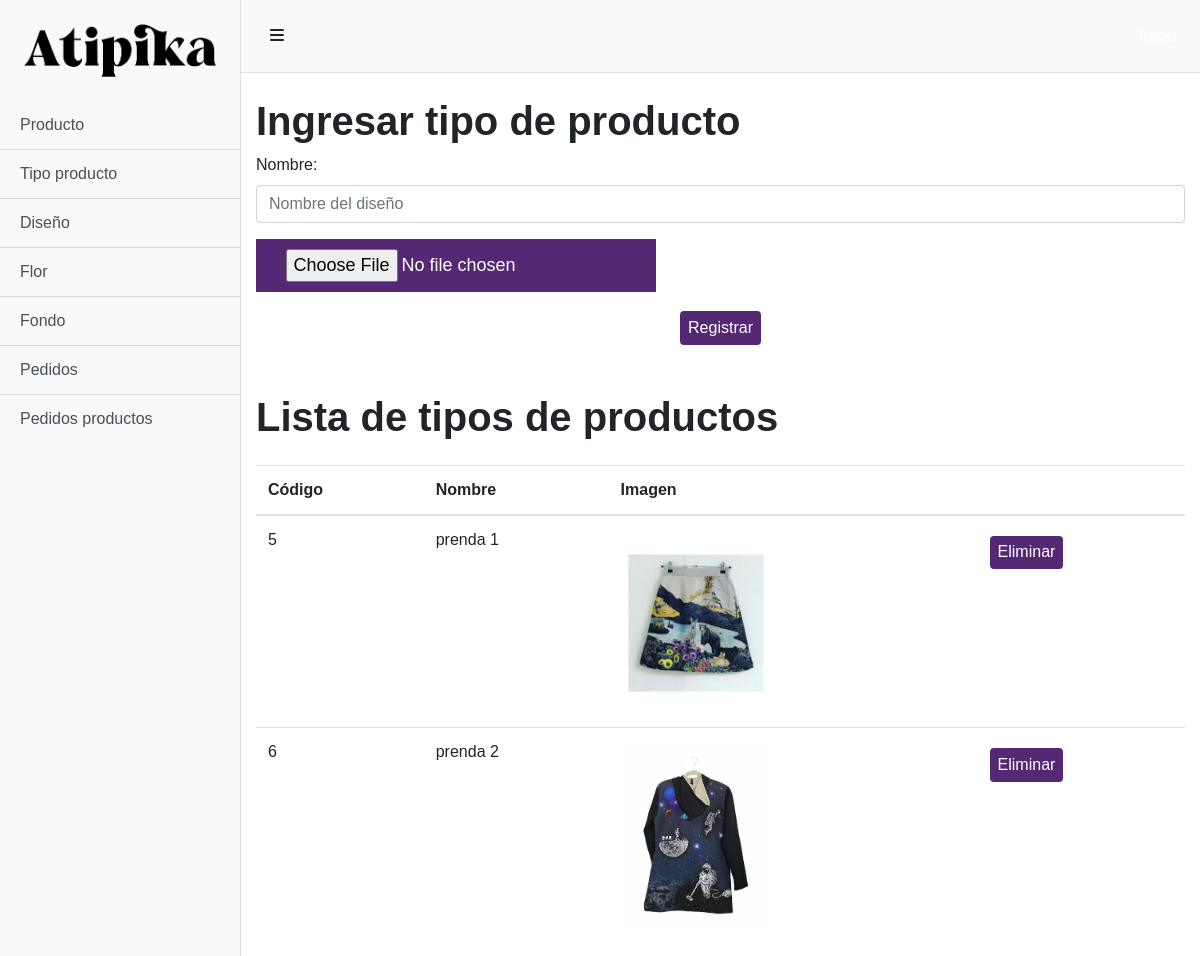
The page /admin/tipo_producto.php (signed in) on the database its author committed.
### tables this page shows
CREATE TABLE `tblproducto` (
  `cod_producto` int(11) NOT NULL,
  `nombre` varchar(50) NOT NULL,
  `imagen` varchar(200) NOT NULL
);

### conexion.php (called while the page is built, shortened)
<?php
$urlimagen="http://localhost/GIT/atipika/images/";
?>

### admin/tipo_producto.php (the view, shortened to what this page needs)
<?php
include '../conexion.php';
?>
<!DOCTYPE html>
<html lang="es">
    <head>
        <link rel="stylesheet" href="https://cdn.jsdelivr.net/npm/bootstrap@4.5.3/dist/css/bootstrap.min.css">
        <link href="simple-sidebar.css" rel="stylesheet">
        <link href="../css/estilo.css" rel="stylesheet">
    </head>
    <body>
        <div class="d-flex" id="wrapper">
            <div class="bg-light border-right" id="sidebar-wrapper">
                <div class="list-group list-group-flush">
                <div class="p-4"><a href="../index.php"><img src="../img/logo-01.png"></a>
                </div>
                    <a href="producto.php" class="list-group-item list-group-item-action bg-light">Producto</a>
                    <a href="tipo_producto.php" class="list-group-item list-group-item-action bg-light">Tipo producto</a>
                    <a href="diseño.php" class="list-group-item list-group-item-action bg-light">Diseño</a>
                    <a href="flor.php" class="list-group-item list-group-item-action bg-light">Flor</a>
                    <a href="fondo.php" class="list-group-item list-group-item-action bg-light">Fondo</a>
                    <a href="pedidos.php" class="list-group-item list-group-item-action bg-light">Pedidos</a>
                    <a href="pedidos_diseno_hecho.php" class="list-group-item list-group-item-action bg-light">Pedidos productos</a>
                </div>
            </div>
            <div id="page-content-wrapper">
                <nav class="navbar navbar-expand-lg navbar-light bg-light border-bottom">
                <button class="btn btn-admin toggled" id="menu-toggle"><i class="fas fa-bars"></i></button>
                    <div class="collapse navbar-collapse" id="navbarSupportedContent">
                        <ul class="navbar-nav ml-auto mt-2 mt-lg-0">
                            <li class="nav-item">
                                <a class="nav-link" href="../index.php">Inicio
                                    <span class="sr-only">(current)</span></a>
                            </li>
                        </ul>
                    </div>
                </nav>
            <div class="container-fluid">
                    <h1 class="mt-4">Ingresar tipo de producto</h1>
                    <form action="controlador/ingresar_tproducto.php" name="add_form" method="POST" enctype="multipart/form-data">
                        <div class="form-group">
                            <label>Nombre:</label>
                                <input type="text" id="pregunta" name="nombre" class="form-control" placeholder="Nombre del diseño" required>
                        </div>
                        <div class="form-group">
                                <div class="custom-input-file col-md-6 col-sm-6 col-xs-6">
                                <input type="file" name ="img1" id="fichero-tarifas" class="input-file" required>
                                </div>
                                <br><br>
                        </div>
                        <div class="form-group text-center mb-5">
                            <button type="submit" class="btn btn-color">Registrar</button>
                        </div>
                    </form>
            </div>
            <div class="container-fluid">
                <h1 class="mt-4">Lista de tipos de productos</h1>
                <div class="mt-4">
                    <table class="table table-hover">
                        <thead class="thead">
                            <th>Código</th>
                            <th>Nombre</th>
                            <th>Imagen</th>
                            <th></th>
                        </thead>
                        <?php
                        $sel = $conn ->query("SELECT * FROM tblproducto");
                        while ($fila = $sel -> fetch_assoc()) {
                        ?>
                        <tr>
                            <td><?php echo $fila['cod_producto'] ?></td>
                            <td><?php echo $fila['nombre'] ?></td>
                            <td><img src="<?php echo $urlimagen.$fila['imagen'];?>" width="150px"></td>
                            <?php
                            if ($fila['cod_producto']==1){
                                ?>
                                <td><a href="#" onclick="preguntar(<?php echo $fila['cod_producto']?>)"><button class="btn btn-color" disabled>Eliminar</button></a></td>
                            <?php
                            }else{
                            ?>
                            <td><a href="#" onclick="preguntar(<?php echo $fila['cod_producto']?>)"><button class="btn btn-color">Eliminar</button></a></td>
                            <?php
                            }
                            ?>
                        </tr>
                        <?php } ?>
                    </table>
                </div>
            </div>
        </div>
    </body>
</html>

### admin/simple-sidebar.css (style rules this page uses)
.custom-input-file { background-color: #552873; color: #fff; cursor: pointer; font-size: 18px; font-weight: bold; min-height: 15px; float: left; padding: 10px; text-align: center; width: 400px; }
#wrapper { overflow-x: hidden; }
#sidebar-wrapper { min-height: 100vh; margin-left: -15rem; -webkit-transition: margin .25s ease-out; -moz-transition: margin .25s ease-out; -o-transition: margin .25s ease-out; transition: margin .25s ease-out; }
#sidebar-wrapper .list-group { width: 15rem; }
#page-content-wrapper { min-width: 100vw; }
@media (min-width: 768px) { #sidebar-wrapper { margin-left: 0; } }
@media (min-width: 768px) { #page-content-wrapper { min-width: 0; width: 100%; } }

### css/estilo.css (style rules this page uses)
* { transition: all 0.3s; margin: 0; max-width: 100%; }
html, body { font-family: 'Raleway', sans-serif; }
h1, h2, h3 { font-weight: 700; }
.btn-color { background-color: #552873; color: #ffffff; border: none; font-size: 1rem; padding: 0.3rem 0.5rem; margin-top: 0.5rem; }
.navbar { padding: 1rem; }
nav a { color: #ffffff !important; text-decoration: none; transition: 0.2s; }

### rows shown on the page
tblproducto: cod_producto "5", nombre "prenda 1", imagen (picture)
tblproducto: cod_producto "6", nombre "prenda 2", imagen (picture)
